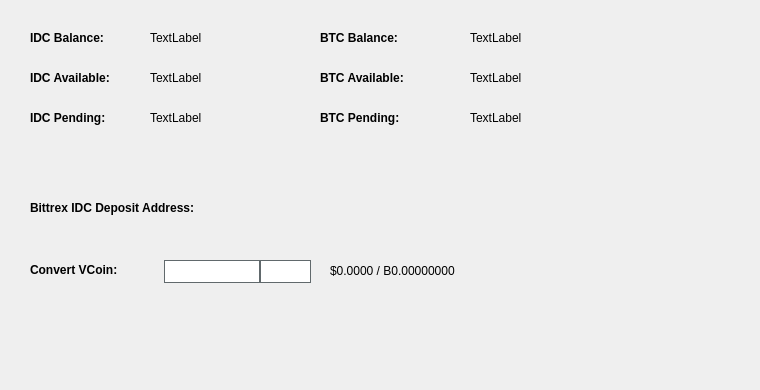
   <widget class="QWidget" name="BalanceTab">
    <attribute name="title">
     <string>Balance</string>
    </attribute>
    <widget class="QLabel" name="BitcoinBalanceLabel">
     <property name="geometry">
      <rect>
       <x>470</x>
       <y>30</y>
       <width>150</width>
       <height>16</height>
      </rect>
     </property>
     <property name="text">
      <string>TextLabel</string>
     </property>
    </widget>
    <widget class="QLabel" name="IDCBalanceLabel">
     <property name="geometry">
      <rect>
       <x>150</x>
       <y>30</y>
       <width>150</width>
       <height>16</height>
      </rect>
     </property>
     <property name="text">
      <string>TextLabel</string>
     </property>
    </widget>
    <widget class="QLabel" name="label_11">
     <property name="geometry">
      <rect>
       <x>30</x>
       <y>30</y>
       <width>101</width>
       <height>16</height>
      </rect>
     </property>
     <property name="font">
      <font>
       <weight>75</weight>
       <bold>true</bold>
      </font>
     </property>
     <property name="text">
      <string>IDC Balance:</string>
     </property>
    </widget>
    <widget class="QLabel" name="label_12">
     <property name="geometry">
      <rect>
       <x>320</x>
       <y>30</y>
       <width>101</width>
       <height>16</height>
      </rect>
     </property>
     <property name="font">
      <font>
       <weight>75</weight>
       <bold>true</bold>
      </font>
     </property>
     <property name="text">
      <string>BTC Balance:</string>
     </property>
    </widget>
    <widget class="QLabel" name="IDCAvailableLabel_2">
     <property name="geometry">
      <rect>
       <x>150</x>
       <y>70</y>
       <width>150</width>
       <height>16</height>
      </rect>
     </property>
     <property name="text">
      <string>TextLabel</string>
     </property>
    </widget>
    <widget class="QLabel" name="label_13">
     <property name="geometry">
      <rect>
       <x>30</x>
       <y>70</y>
       <width>111</width>
       <height>16</height>
      </rect>
     </property>
     <property name="font">
      <font>
       <weight>75</weight>
       <bold>true</bold>
      </font>
     </property>
     <property name="text">
      <string>IDC Available:</string>
     </property>
    </widget>
    <widget class="QLabel" name="label_14">
     <property name="geometry">
      <rect>
       <x>30</x>
       <y>110</y>
       <width>101</width>
       <height>16</height>
      </rect>
     </property>
     <property name="font">
      <font>
       <weight>75</weight>
       <bold>true</bold>
      </font>
     </property>
     <property name="text">
      <string>IDC Pending:</string>
     </property>
    </widget>
    <widget class="QLabel" name="IDCPendingLabel">
     <property name="geometry">
      <rect>
       <x>150</x>
       <y>110</y>
       <width>150</width>
       <height>16</height>
      </rect>
     </property>
     <property name="text">
      <string>TextLabel</string>
     </property>
    </widget>
    <widget class="QLabel" name="label_15">
     <property name="geometry">
      <rect>
       <x>320</x>
       <y>70</y>
       <width>111</width>
       <height>16</height>
      </rect>
     </property>
     <property name="font">
      <font>
       <weight>75</weight>
       <bold>true</bold>
      </font>
     </property>
     <property name="text">
      <string>BTC Available:</string>
     </property>
    </widget>
    <widget class="QLabel" name="BitcoinAvailableLabel">
     <property name="geometry">
      <rect>
       <x>470</x>
       <y>70</y>
       <width>150</width>
       <height>16</height>
      </rect>
     </property>
     <property name="text">
      <string>TextLabel</string>
     </property>
    </widget>
    <widget class="QLabel" name="label_31">
     <property name="geometry">
      <rect>
       <x>320</x>
       <y>110</y>
       <width>111</width>
       <height>16</height>
      </rect>
     </property>
     <property name="font">
      <font>
       <weight>75</weight>
       <bold>true</bold>
      </font>
     </property>
     <property name="text">
      <string>BTC Pending:</string>
     </property>
    </widget>
    <widget class="QLabel" name="BitcoinPendingLabel">
     <property name="geometry">
      <rect>
       <x>470</x>
       <y>110</y>
       <width>150</width>
       <height>16</height>
      </rect>
     </property>
     <property name="text">
      <string>TextLabel</string>
     </property>
    </widget>
    <widget class="QLabel" name="label_33">
     <property name="geometry">
      <rect>
       <x>30</x>
       <y>200</y>
       <width>221</width>
       <height>16</height>
      </rect>
     </property>
     <property name="font">
      <font>
       <weight>75</weight>
       <bold>true</bold>
      </font>
     </property>
     <property name="text">
      <string>Bittrex IDC Deposit Address:</string>
     </property>
    </widget>
    <widget class="QtMaterialFlatButton" name="GenDepositBTN" native="true">
     <property name="geometry">
      <rect>
       <x>30</x>
       <y>160</y>
       <width>411</width>
       <height>23</height>
      </rect>
     </property>
     <property name="text" stdset="0">
      <string>Generate IDChain Deposit Address</string>
     </property>
     <property name="icon" stdset="0">
      <iconset resource="../idchain.qrc">
       <normaloff>:/icons/bitcoin</normaloff>:/icons/bitcoin</iconset>
     </property>
    </widget>
    <widget class="QLabel" name="DepositAddressLabel">
     <property name="geometry">
      <rect>
       <x>200</x>
       <y>200</y>
       <width>261</width>
       <height>16</height>
      </rect>
     </property>
     <property name="palette">
      <palette>
       <active>
        <colorrole role="WindowText">
         <brush brushstyle="SolidPattern">
          <color alpha="255">
           <red>0</red>
           <green>0</green>
           <blue>0</blue>
          </color>
         </brush>
        </colorrole>
        <colorrole role="Text">
         <brush brushstyle="SolidPattern">
          <color alpha="255">
           <red>0</red>
           <green>0</green>
           <blue>255</blue>
          </color>
         </brush>
        </colorrole>
       </active>
       <inactive>
        <colorrole role="WindowText">
         <brush brushstyle="SolidPattern">
          <color alpha="255">
           <red>0</red>
           <green>0</green>
           <blue>0</blue>
          </color>
         </brush>
        </colorrole>
        <colorrole role="Text">
         <brush brushstyle="SolidPattern">
          <color alpha="255">
           <red>0</red>
           <green>0</green>
           <blue>255</blue>
          </color>
         </brush>
        </colorrole>
       </inactive>
       <disabled>
        <colorrole role="WindowText">
         <brush brushstyle="SolidPattern">
          <color alpha="255">
           <red>120</red>
           <green>120</green>
           <blue>120</blue>
          </color>
         </brush>
        </colorrole>
        <colorrole role="Text">
         <brush brushstyle="SolidPattern">
          <color alpha="255">
           <red>120</red>
           <green>120</green>
           <blue>120</blue>
          </color>
         </brush>
        </colorrole>
       </disabled>
      </palette>
     </property>
     <property name="font">
      <font>
       <weight>75</weight>
       <bold>true</bold>
      </font>
     </property>
     <property name="text">
      <string/>
     </property>
     <property name="alignment">
      <set>Qt::AlignRight|Qt::AlignTrailing|Qt::AlignVCenter</set>
     </property>
     <property name="textInteractionFlags">
      <set>Qt::LinksAccessibleByMouse|Qt::TextSelectableByKeyboard|Qt::TextSelectableByMouse</set>
     </property>
    </widget>
    <widget class="QLabel" name="label_8">
     <property name="geometry">
      <rect>
       <x>460</x>
       <y>300</y>
       <width>281</width>
       <height>81</height>
      </rect>
     </property>
     <property name="text">
      <string/>
     </property>
     <property name="pixmap">
      <pixmap>:/images/bittrex</pixmap>
     </property>
    </widget>
    <widget class="QWidget" name="widgetConversion" native="true">
     <property name="geometry">
      <rect>
       <x>0</x>
       <y>250</y>
       <width>751</width>
       <height>43</height>
      </rect>
     </property>
     <property name="minimumSize">
      <size>
       <width>0</width>
       <height>43</height>
      </size>
     </property>
     <property name="styleSheet">
      <string notr="true"/>
     </property>
     <widget class="QtMaterialFlatButton" name="btnUpdateMarketData" native="true">
      <property name="geometry">
       <rect>
        <x>575</x>
        <y>0</y>
        <width>111</width>
        <height>41</height>
       </rect>
      </property>
      <property name="sizePolicy">
       <sizepolicy hsizetype="Expanding" vsizetype="Expanding">
        <horstretch>0</horstretch>
        <verstretch>0</verstretch>
       </sizepolicy>
      </property>
      <property name="font">
       <font>
        <family>calibri</family>
        <pointsize>-1</pointsize>
        <weight>75</weight>
        <italic>true</italic>
        <bold>true</bold>
       </font>
      </property>
      <property name="styleSheet">
       <string notr="true">margin:0px;text-align:center;padding:2px;border-radius:3px;font-style:italic;width:100px;font-size:14px;font-family:calibri;font-weight:600;</string>
      </property>
      <property name="text" stdset="0">
       <string>Update</string>
      </property>
      <property name="iconSize" stdset="0">
       <size>
        <width>150</width>
        <height>35</height>
       </size>
      </property>
      <property name="autoDefault" stdset="0">
       <bool>true</bool>
      </property>
      <property name="default" stdset="0">
       <bool>true</bool>
      </property>
     </widget>
     <widget class="QLabel" name="lblConvertVCoin">
      <property name="geometry">
       <rect>
        <x>30</x>
        <y>10</y>
        <width>131</width>
        <height>20</height>
       </rect>
      </property>
      <property name="styleSheet">
       <string notr="true"/>
      </property>
      <property name="text">
       <string>&lt;html&gt;&lt;head/&gt;&lt;body&gt;&lt;p&gt;&lt;span style=&quot; font-weight:600;&quot;&gt;Convert VCoin:&lt;/span&gt;&lt;/p&gt;&lt;/body&gt;&lt;/html&gt;</string>
      </property>
     </widget>
     <widget class="QLineEdit" name="txtConvertVCoinQty">
      <property name="geometry">
       <rect>
        <x>160</x>
        <y>10</y>
        <width>100</width>
        <height>23</height>
       </rect>
      </property>
      <property name="minimumSize">
       <size>
        <width>100</width>
        <height>23</height>
       </size>
      </property>
      <property name="maximumSize">
       <size>
        <width>100</width>
        <height>16777215</height>
       </size>
      </property>
      <property name="styleSheet">
       <string notr="true">border: 1px solid #61696c;margin-left:4px;</string>
      </property>
     </widget>
     <widget class="QtMaterialFlatButton" name="btnConvertIDChain" native="true">
      <property name="geometry">
       <rect>
        <x>260</x>
        <y>10</y>
        <width>51</width>
        <height>23</height>
       </rect>
      </property>
      <property name="minimumSize">
       <size>
        <width>0</width>
        <height>23</height>
       </size>
      </property>
      <property name="styleSheet">
       <string notr="true">border:1px solid #61696c;background:white;font-weight:600;</string>
      </property>
      <property name="text" stdset="0">
       <string>=</string>
      </property>
     </widget>
     <widget class="QLabel" name="lblConvertVCoinResults">
      <property name="geometry">
       <rect>
        <x>330</x>
        <y>0</y>
        <width>201</width>
        <height>41</height>
       </rect>
      </property>
      <property name="styleSheet">
       <string notr="true"/>
      </property>
      <property name="text">
       <string>$0.0000 / B0.00000000</string>
      </property>
     </widget>
     <widget class="QLabel" name="iconOverviewUpdateWait">
      <property name="geometry">
       <rect>
        <x>670</x>
        <y>10</y>
        <width>24</width>
        <height>24</height>
       </rect>
      </property>
      <property name="text">
       <string/>
      </property>
      <property name="pixmap">
       <pixmap resource="../idchain.qrc">:/icons/transaction_1</pixmap>
      </property>
      <property name="scaledContents">
       <bool>true</bool>
      </property>
      <property name="alignment">
       <set>Qt::AlignCenter</set>
      </property>
     </widget>
    </widget>
   </widget>
